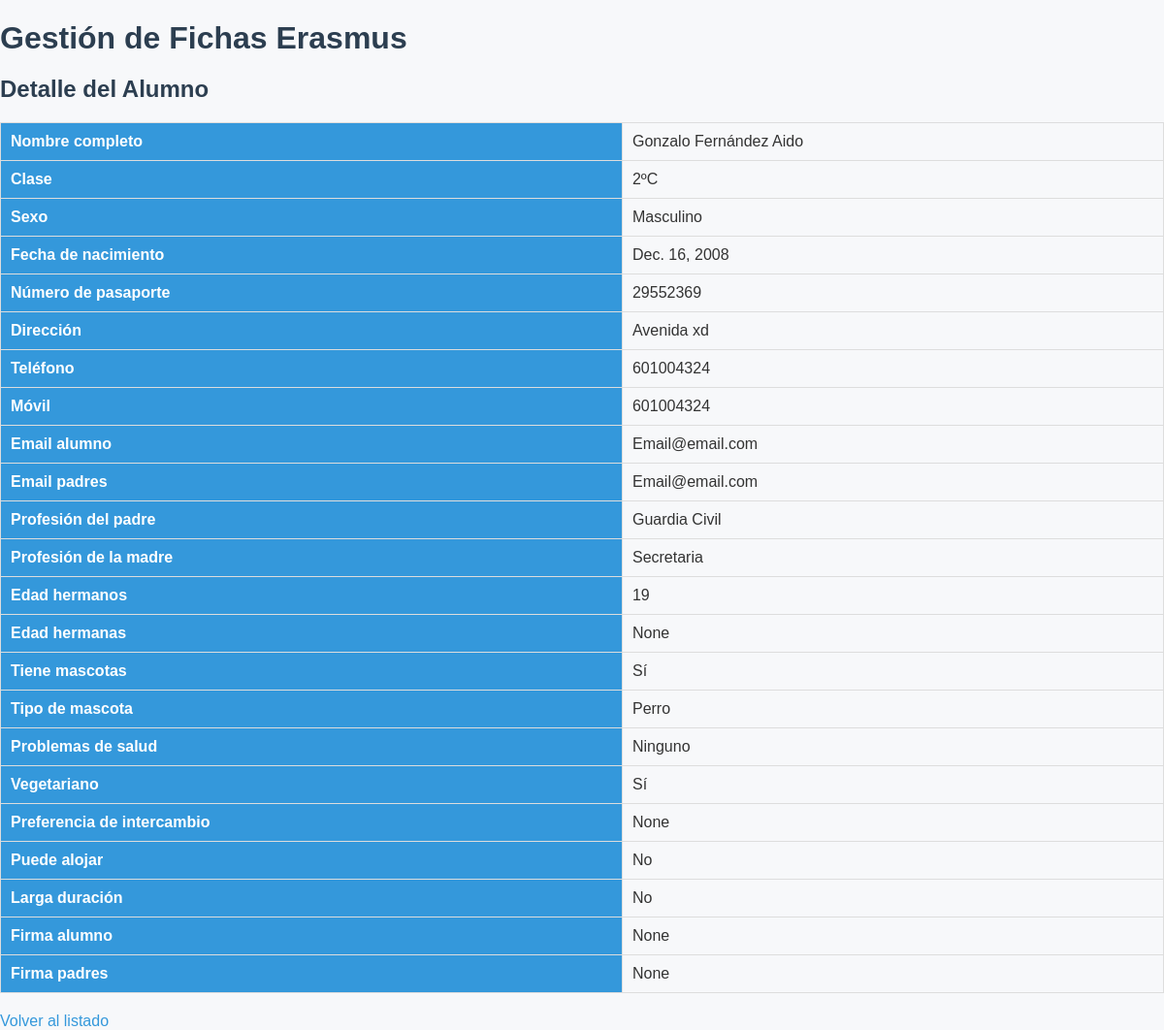
The app's page /app/ficha/2/ with its own data.
### app/models.py (models this page shows)
class Alumno(models.Model):
    apellidos = models.TextField()
    nombre = models.TextField()
    clase = models.TextField()
    sexo = models.TextField()
    fecha_nacimiento = models.DateField(null=True, blank=False)
    numero_pasaporte = models.IntegerField()
    direccion = models.TextField()
    numero_telefono = models.IntegerField()
    numero_movil = models.IntegerField()
    email_alumno = models.TextField(default='emailalum@email.com')
    email_padres = models.TextField(default='emailpadre@email.com')
    profesion_padre = models.TextField()
    profesion_madre = models.TextField()
    edad_hermanos = models.IntegerField(null=True, blank=True)
    edad_hermanas = models.IntegerField(null=True, blank=True)
    mascotas_tener = models.BooleanField(default=False)
    tipo_mascota = models.TextField(blank=True)
    problemas_salud = models.TextField(blank=True)
    es_vegetariano = models.BooleanField(default=False)
    pref_intercambio = models.TextField(blank=True, null=True)
    puede_alojar = models.BooleanField(default=False)
    larga_duracion = models.BooleanField(default=False)
    firma_alumno = models.TextField(blank=True, null=True)
    firma_padres = models.TextField(blank=True, null=True)

### app/views.py (the view)
# urls.py: path('ficha/<int:id>/', views.detalle_alumno, name='detalle_alumno'),
def detalle_alumno(request, id):
    alumno = get_object_or_404(Alumno, id=id)
    return render(request, 'app/detalle_alumno.html', {'alumno': alumno})

### app/templates/app/detalle_alumno.html (shortened to what this page needs)
{% extends "app/base.html" %}
{% block content %}
<h2>Detalle del Alumno</h2>
<table border="1" cellpadding="5" cellspacing="0">
    <tr>
        <th>Nombre completo</th>
        <td>{{ alumno.nombre }} {{ alumno.apellidos }}</td>
    </tr>
    <tr>
        <th>Clase</th>
        <td>{{ alumno.clase }}</td>
    </tr>
    <tr>
        <th>Sexo</th>
        <td>{{ alumno.sexo }}</td>
    </tr>
    <tr>
        <th>Fecha de nacimiento</th>
        <td>{{ alumno.fecha_nacimiento }}</td>
    </tr>
    <tr>
        <th>Número de pasaporte</th>
        <td>{{ alumno.numero_pasaporte }}</td>
    </tr>
    <tr>
        <th>Dirección</th>
        <td>{{ alumno.direccion }}</td>
    </tr>
    <tr>
        <th>Teléfono</th>
        <td>{{ alumno.numero_telefono }}</td>
    </tr>
    <tr>
        <th>Móvil</th>
        <td>{{ alumno.numero_movil }}</td>
    </tr>
    <tr>
        <th>Email alumno</th>
        <td>{{ alumno.email_alumno }}</td>
    </tr>
    <tr>
        <th>Email padres</th>
        <td>{{ alumno.email_padres }}</td>
    </tr>
    <tr>
        <th>Profesión del padre</th>
        <td>{{ alumno.profesion_padre }}</td>
    </tr>
    <tr>
        <th>Profesión de la madre</th>
        <td>{{ alumno.profesion_madre }}</td>
    </tr>
    <tr>
        <th>Edad hermanos</th>
        <td>{{ alumno.edad_hermanos }}</td>
    </tr>
    <tr>
        <th>Edad hermanas</th>
        <td>{{ alumno.edad_hermanas }}</td>
    </tr>
    <tr>
        <th>Tiene mascotas</th>
        <td>{{ alumno.mascotas_tener|yesno:"Sí,No" }}</td>
    </tr>
    <tr>
        <th>Tipo de mascota</th>
        <td>{{ alumno.tipo_mascota }}</td>
    </tr>
    <tr>
        <th>Problemas de salud</th>
        <td>{{ alumno.problemas_salud }}</td>
    </tr>
    <tr>
        <th>Vegetariano</th>
        <td>{{ alumno.es_vegetariano|yesno:"Sí,No" }}</td>
    </tr>
    <tr>
        <th>Preferencia de intercambio</th>
        <td>{{ alumno.pref_intercambio }}</td>
    </tr>
    <tr>
        <th>Puede alojar</th>
        <td>{{ alumno.puede_alojar|yesno:"Sí,No" }}</td>
    </tr>
    <tr>
        <th>Larga duración</th>
        <td>{{ alumno.larga_duracion|yesno:"Sí,No" }}</td>
    </tr>
    <tr>
        <th>Firma alumno</th>
        <td>{{ alumno.firma_alumno }}</td>
    </tr>
    <tr>
        <th>Firma padres</th>
        <td>{{ alumno.firma_padres }}</td>
    </tr>
</table>
<a href="{% url 'principal' %}">Volver al listado</a>
{% endblock %}

### app/static/app/css/estilo.css (style rules this page uses)
body { font-family: 'Arial', sans-serif; background-color: #f7f8fa; color: #333; margin: 0; padding: 0; }
h1, h2, h3 { color: #2c3e50; margin-bottom: 20px; }
table { border-collapse: collapse; width: 100%; margin-bottom: 20px; }
th, td { border: 1px solid #ddd; padding: 10px; text-align: left; }
th { background-color: #3498db; color: white; }
a { color: #3498db; text-decoration: none; }

### records on screen
Alumno: nombre "Gonzalo", apellidos "Fernández Aido", clase "2ºC", sexo "Masculino", fecha_nacimiento "Dec. 16, 2008", numero_pasaporte "29552369", direccion "Avenida xd", numero_telefono "601004324", numero_movil "601004324", email_alumno "Email@email.com", email_padres "Email@email.com", profesion_padre "Guardia Civil", profesion_madre "Secretaria", edad_hermanos "19", edad_hermanas "None", mascotas_tener "Sí", tipo_mascota "Perro", problemas_salud "Ninguno", es_vegetariano "Sí", pref_intercambio "None", puede_alojar "No", larga_duracion "No", firma_alumno "None", firma_padres "None"
